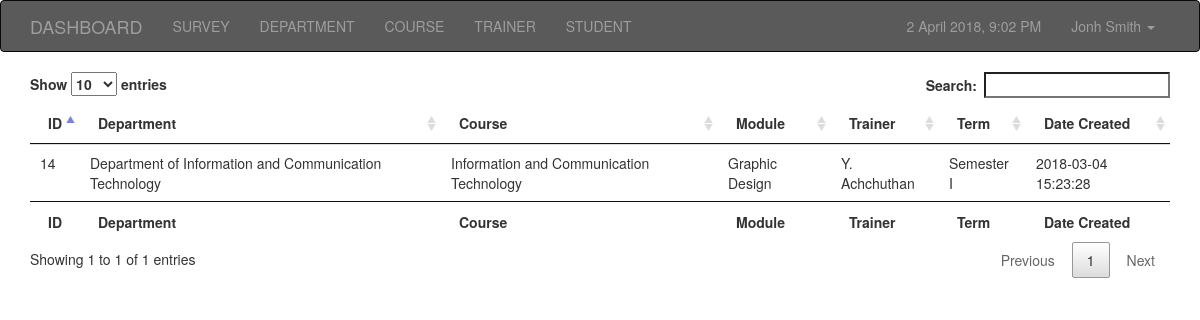
Page /viewRecords.php on the earlier database version.
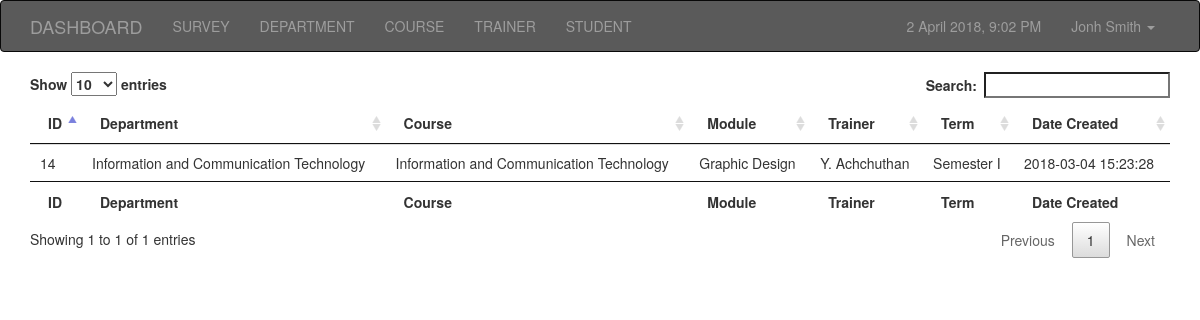
Same page on the later database version.
### tables this page shows
CREATE TABLE `surveyrecords` (
  `token` varchar(32) NOT NULL,
  `id` int(20) NOT NULL,
  `course_id` varchar(10) NOT NULL,
  `module_id` varchar(10) NOT NULL,
  `department_id` varchar(10) NOT NULL,
  `term_id` int(10) NOT NULL,
  `trainer_id` smallint(6) NOT NULL,
  `catA1` tinyint(1) NOT NULL,
  `catA2` tinyint(1) NOT NULL,
  `catA3` tinyint(1) NOT NULL,
  `catA4` tinyint(1) NOT NULL,
  `catA5` tinyint(1) NOT NULL,
  `catA6` tinyint(1) NOT NULL,
  `catA7` tinyint(1) NOT NULL,
  `catA8` tinyint(1) NOT NULL,
  `catA9` tinyint(1) NOT NULL,
  `catB1` tinyint(1) NOT NULL,
  `catB2` tinyint(1) NOT NULL,
  `catB3` tinyint(1) NOT NULL,
  `catB4` tinyint(1) NOT NULL,
  `catB5` tinyint(1) NOT NULL,
  `catB6` tinyint(1) NOT NULL,
  `catB7` tinyint(1) NOT NULL,
  `catB8` tinyint(1) NOT NULL,
  `catB9` tinyint(1) NOT NULL,
  `catC1` text NOT NULL,
  `catC2` text NOT NULL,
  `catC3` text NOT NULL,
  `date_created` timestamp NOT NULL DEFAULT CURRENT_TIMESTAMP
);

CREATE TABLE `department` (
  `department_id` varchar(10) NOT NULL,
  `department` varchar(100) NOT NULL
);

CREATE TABLE `course` (
  `course_id` varchar(10) NOT NULL,
  `course` varchar(100) NOT NULL,
  `department_id` varchar(10) NOT NULL,
  `nvq_id` tinyint(1) NOT NULL
);

CREATE TABLE `module` (
  `module_id` varchar(10) NOT NULL,
  `course_id` varchar(10) NOT NULL,
  `module` varchar(100) NOT NULL
);

CREATE TABLE `trainer` (
  `trainer_id` smallint(6) NOT NULL,
  `trainer` varchar(100) NOT NULL
);

CREATE TABLE `term` (
  `term_id` int(10) NOT NULL,
  `term` varchar(100) NOT NULL,
  `academic _year` varchar(9) NOT NULL
);

### viewRecords.php (the view, shortened to what this page needs)
<!DOCTYPE html>
<html lang="en">
<head>
    <link href="css/bootstrap.css" rel="stylesheet">
    <link href="css/jquery.dataTables.min.css" rel="stylesheet">
</head>
<body>
    <?php include_once("nav.php");    ?>
    <div class="container">
        <div class="row">
            <div class="col-md-12 ">
                <div class="table-responsive">
                    <table id="example" class="table table-hover">
                        <thead>
                            <tr>
                                <th>ID</th>
                                <th>Department</th>
                                <th>Course</th>
                                <th>Module</th>
                                <th>Trainer</th>
                                <th>Term</th>
                                <th>Date Created</th>
                            </tr>
                        </thead>
                        <tfoot>
                            <tr>
                                <th>ID</th>
                                <th>Department</th>
                                <th>Course</th>
                                <th>Module</th>
                                <th>Trainer</th>
                                <th>Term</th>
                                <th>Date Created</th>
                            </tr>
                        </tfoot>
                        <tbody>
                            <?php
                        $sql = "
                    SELECT
  surveyrecords.id,
  module.module AS module,
  department.department AS department,
  course.course AS course,
  trainer.trainer AS trainer,
  term.term AS term,
  surveyrecords.date_created AS date_created
FROM
  surveyrecords
LEFT JOIN
  module
ON
  surveyrecords.module_id = module.module_id
LEFT JOIN
  department
ON
  surveyrecords.department_id = department.department_id
LEFT JOIN
  course
ON
  surveyrecords.course_id = course.course_id
LEFT JOIN
  trainer
ON
  surveyrecords.trainer_id = trainer.trainer_id
LEFT JOIN
  term
ON
  surveyrecords.term_id = term.term_id
                        ";
                        $result = mysqli_query($con, $sql);
                        if (mysqli_num_rows($result) > 0) {
                            while($row = mysqli_fetch_assoc($result)) {
                                echo '
                                <tr>
                                    <td>'. $row["id"]. '</td>
                                    <td>'. $row["department"]. '</td>
                                    <td>'. $row["course"].'</td>
                                    <td>'. $row["module"].'</td>
                                    <td>'. $row["trainer"].'</td>
                                    <td>'. $row["term"].'</td>
                                    <td>'. $row["date_created"].'</td>
                                </tr>';
                            }
                        } else {
                            echo '<tr><td colspan="6"> 0 Results</td></tr>';
                        }
                        ?>
                        </tbody>
                    </table>
                </div>
            </div>
        </div>
    </div>
</body>
</html>

Differences in the rows shown:
changed through a linked row, surveyrecords "Information and Communication Technology": department.department "Department of Information and Communication Technology" → "Information and Communication Technology"
